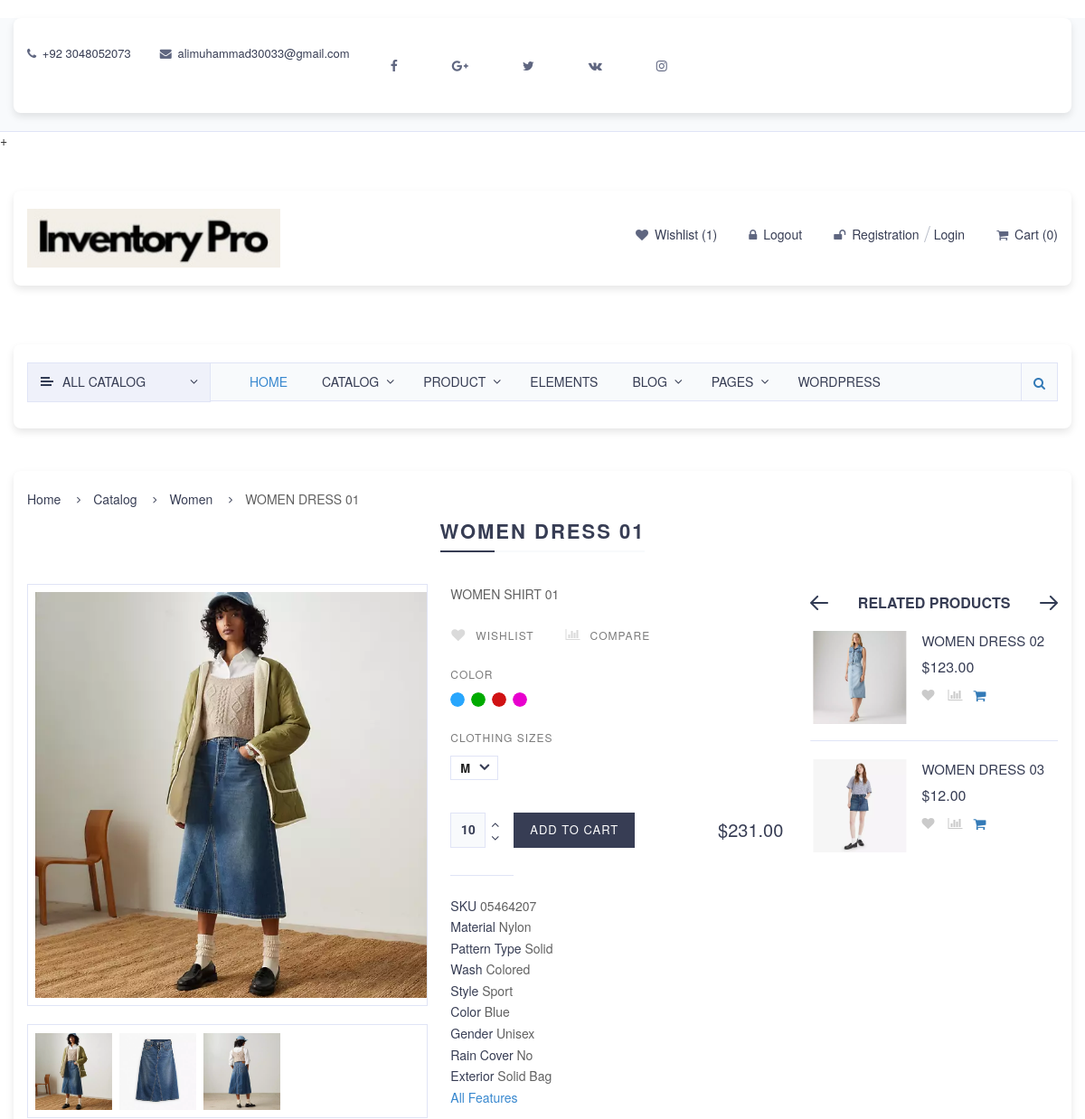
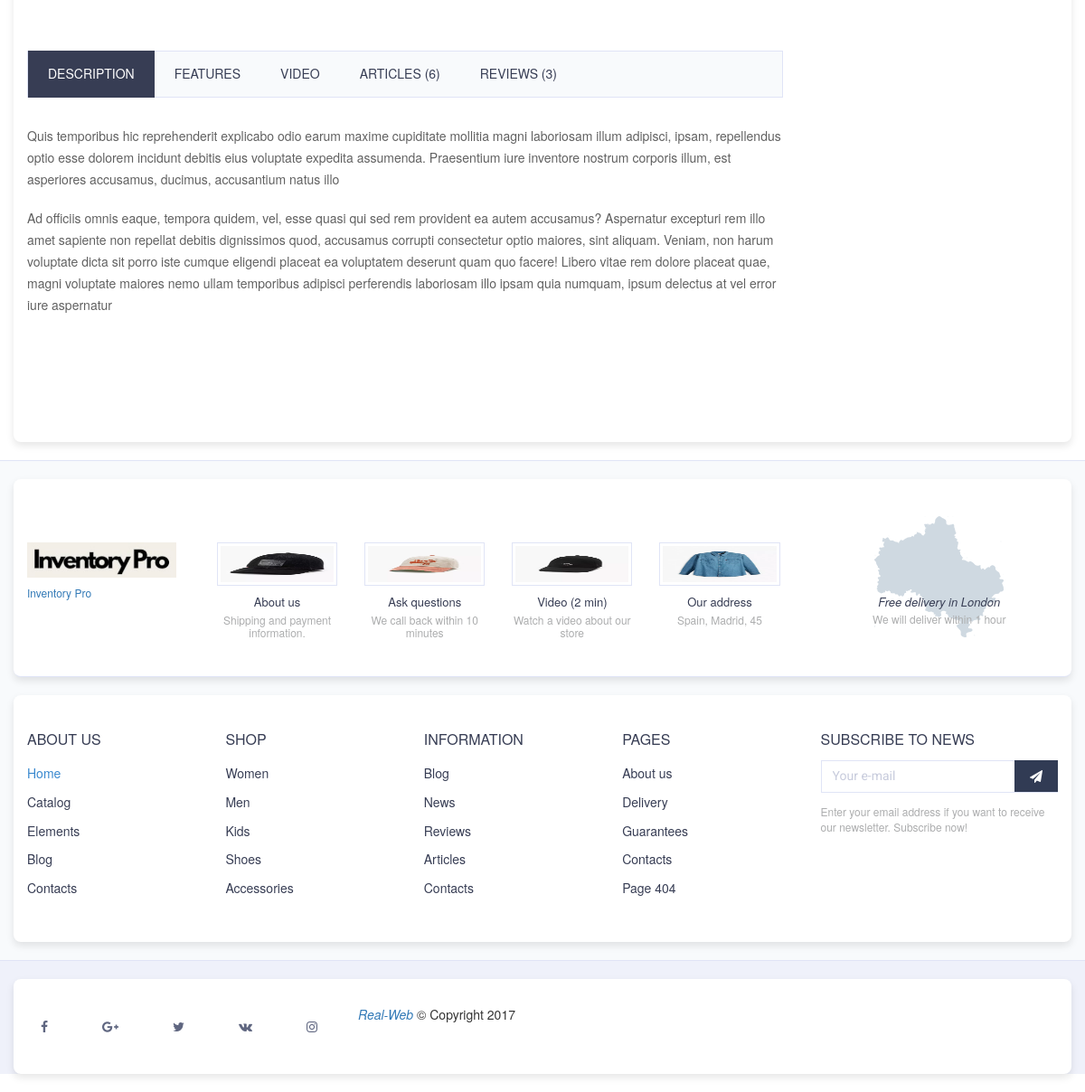
Page /product/women-dress-01/product-detail/ (signed in) on the committed database (2 pictures, top to bottom).
### inventory_manager_app/models/product.py (models this page shows, shortened)
class Product(CreateUpdateMixIn):
    product_id = models.AutoField(primary_key=True)
    product_name = models.CharField(max_length=255)
    slug = models.SlugField(unique=True, blank=True, null=True)
    category = models.ForeignKey(Category, on_delete=models.CASCADE, related_name="Products")
    description = models.TextField(null=True, blank=True)
    price = models.DecimalField(max_digits=10, decimal_places=2)
    stock_quantity = models.IntegerField()
    reorder_level = models.IntegerField(default=0)
    suppliers = models.ManyToManyField(Supplier, related_name="products")
    color_variant = models.ManyToManyField(ColorVariant, blank=True)
    size_variant = models.ManyToManyField(SizeVariant, blank=True)

class ColorVariant(CreateUpdateMixIn):
    color_name = models.CharField(max_length=100)
    price = models.IntegerField(default=0)
    image = models.ImageField(upload_to="color_images", null=True, blank=True)

### inventory_manager_app/models/product_image.py (models this page shows)
class ProductImage(CreateUpdateMixIn):
    product = models.ForeignKey(Product, on_delete=models.CASCADE, related_name="products_image")
    category_image = models.ImageField(upload_to="products")

### inventory_manager_app/views/product.py (the view)
class ProductDetailView(LoginRequiredMixin, DetailView):
    model = Product
    template_name = 'product/product_detail.html'
    context_object_name = 'product'
    slug_url_kwarg = 'product_slug'
    def get_context_data(self, **kwargs):
        context = super().get_context_data(**kwargs)
        product = context['product']
        related_products = Product.objects.filter(category=product.category).exclude(product_id=product.product_id)[:4]
        context['related_products'] = related_products
        return context

### inventory_manager_app/templates/product/product_detail.html (shortened to what this page needs)
{% extends "layouts/index.html" %}
{% load static %}
{% block content %}
<main>
	<section class="container">
		<ul class="b-crumbs">
			<li>
				<a href="index.html">
					Home
				</a>
			</li>
			<li>
				<a href="catalog-list.html">
					Catalog
				</a>
			</li>
			<li>
				<a href="catalog-list.html">
					Women
				</a>
			</li>
			<li>
				<span>{{ product.product_name }}</span>
			</li>
		</ul>
		<h1 class="main-ttl"><span>{{ product.product_name }}</span></h1>
		<div class="prod-wrap">
			<div class="prod-slider-wrap">
				<div class="prod-slider">
					<ul class="prod-slider-car">
                      {% with product.products_image.first as first_image %}
					  {% if first_image %}
						<li>
							<a data-fancybox-group="product" class="fancy-img" href="http://placehold.it/500x642">
								<img src="{{ first_image.category_image.url }}" alt="{{ product.product_name }}">
							</a>
						</li>
                    {% endif %}
                {% endwith %}
					</ul>
				</div>
				<div class="prod-thumbs">
					<ul class="prod-thumbs-car">
                      {%  for image in product.products_image.all %}
						<li>
							<a data-slide-index="0" href="#">
								<img src="{{ image.category_image.url }}" alt="{{ product.product_name }}">
							</a>
						</li>
						 {% endfor %}
					</ul>
				</div>
			</div>
			<div class="prod-cont">
				<div class="prod-cont-txt">
					{{ product.description }}
				</div>
				<p class="prod-actions">
					<a href="#" class="prod-favorites"><i class="fa fa-heart"></i> Wishlist</a>
					<a href="#" class="prod-compare"><i class="fa fa-bar-chart"></i> Compare</a>
				</p>
				<div class="prod-skuwrap">
					<p class="prod-skuttl">Color</p>
					<ul class="prod-skucolor">
						{% for color in product.color_variant.all %}
						<li class="">
							<img src="{{color.image.url}}" alt="{{color.color_name}">
						</li>
						{% endfor %}
					</ul>
					<p class="prod-skuttl">CLOTHING SIZES</p>
					<div class="offer-props-select">
						<p  style="font-weight: bold;">M</p>
					</div>
				</div>
				<div class="prod-info">
					<p class="prod-price">
						<b class="item_current_price">${{ product.price }}</b>
					</p>
					<p class="prod-qnt">
						<input value="{{product.stock_quantity}}" type="text">
						<a href="#" data-product={{product.product_id}} data-action="add" class="prod-plus update-product-quantity"><i class="fa fa-angle-up"></i></a>
						<a href="#" data-product={{product.product_id}} data-action="remove" class="prod-minus update-product-quantity"><i class="fa fa-angle-down"></i></a>
					</p>
					<p class="prod-addwrap">
						<a href="#" data-product={{product.product_id}} data-action="add" class="prod-add update-cart" rel="nofollow">Add to cart</a>
					</p>
				</div>
				<ul class="prod-i-props">
					<li>
						<b>SKU</b> 05464207
					</li>
					<li>
						<b>Material</b> Nylon
					</li>
					<li>
						<b>Pattern Type</b> Solid
					</li>
					<li>
						<b>Wash</b> Colored
					</li>
					<li>
						<b>Style</b> Sport
					</li>
					<li>
						<b>Color</b> Blue
					</li>
					<li>
						<b>Gender</b> Unisex
					</li>
					<li>
						<b>Rain Cover</b> No
					</li>
					<li>
						<b>Exterior</b> Solid Bag
					</li>
					<li><a href="#" class="prod-showprops">All Features</a></li>
				</ul>
			</div>
			<div class="prod-tabs-wrap">
				<ul class="prod-tabs">
					<li><a data-prodtab-num="1" class="active" href="#" data-prodtab="#prod-tab-1">Description</a></li>
					<li><a data-prodtab-num="2" id="prod-props" href="#" data-prodtab="#prod-tab-2">Features</a></li>
					<li><a data-prodtab-num="3" href="#" data-prodtab="#prod-tab-3">Video</a></li>
					<li><a data-prodtab-num="4" href="#" data-prodtab="#prod-tab-4">Articles (6)</a></li>
					<li><a data-prodtab-num="5" href="#" data-prodtab="#prod-tab-5">Reviews (3)</a></li>
				</ul>
				<div class="prod-tab-cont">
					<div class="prod-tab stylization" id="prod-tab-1">
						<p>Quis temporibus hic reprehenderit explicabo odio earum maxime cupiditate mollitia magni laboriosam illum adipisci, ipsam, repellendus optio esse dolorem incidunt debitis eius voluptate expedita assumenda. Praesentium iure inventore nostrum corporis illum, est asperiores accusamus, ducimus, accusantium natus illo</p>
						<p>Ad officiis omnis eaque, tempora quidem, vel, esse quasi qui sed rem provident ea autem accusamus? Aspernatur excepturi rem illo amet sapiente non repellat debitis dignissimos quod, accusamus corrupti consectetur optio maiores, sint aliquam. Veniam, non harum voluptate dicta sit porro iste cumque eligendi placeat ea voluptatem deserunt quam quo facere! Libero vitae rem dolore placeat quae, magni voluptate maiores nemo ullam temporibus adipisci perferendis laboriosam illo ipsam quia numquam, ipsum delectus at vel error iure aspernatur</p>
					</div>
				</div>
			</div>
		</div>
		<div class="prod-related">
			<h2><span>Related products</span></h2>
			<div class="prod-related-car" id="prod-related-car">
				<ul class="slides">
					<li class="prod-rel-wrap">
						{% for related in related_products %}
						<div class="prod-rel">
						{% with related.products_image.first as first_image %}
					  {% if first_image %}
					<a href="product.html" class="prod-rel-img">
					<img src="{{ first_image.category_image.url }}" alt="{{ product.product_name }}">
							</a>
                 		   {% endif %}
                		{% endwith %}
							<div class="prod-rel-cont">
								<h3><a href="product.html">{{related.product_name}}</a></h3>
								<p class="prod-rel-price">
									<b>${{related.price}}</b>
								</p>
								<div class="prod-rel-actions">
									<a title="Wishlist" href="#" class="prod-rel-favorites"><i class="fa fa-heart"></i></a>
									<a title="Compare" href="#" class="prod-rel-compare"><i class="fa fa-bar-chart"></i></a>
									<p class="prod-i-addwrap">
										<a title="Add to cart" href="#" class="prod-i-add"><i class="fa fa-shopping-cart"></i></a>
									</p>
								</div>
							</div>
						</div>
						{% endfor %}
					</li>
				</ul>
			</div>
		</div>
	</section>
</main>
{% endblock %}

### rows in the picture
Product: product_name "WOMEN DRESS 01", description "WOMEN SHIRT 01", price "231.00", stock_quantity "10"
ProductImage: category_image (picture)
ProductImage: category_image (picture)
ProductImage: category_image (picture)
ColorVariant: image (picture)
ColorVariant: image (picture)
ColorVariant: image (picture)
ColorVariant: image (picture)
Product: products_image.first.category_image (picture), product_name "WOMEN DRESS 02", price "123.00"
Product: products_image.first.category_image (picture), product_name "WOMEN DRESS 03", price "12.00"
